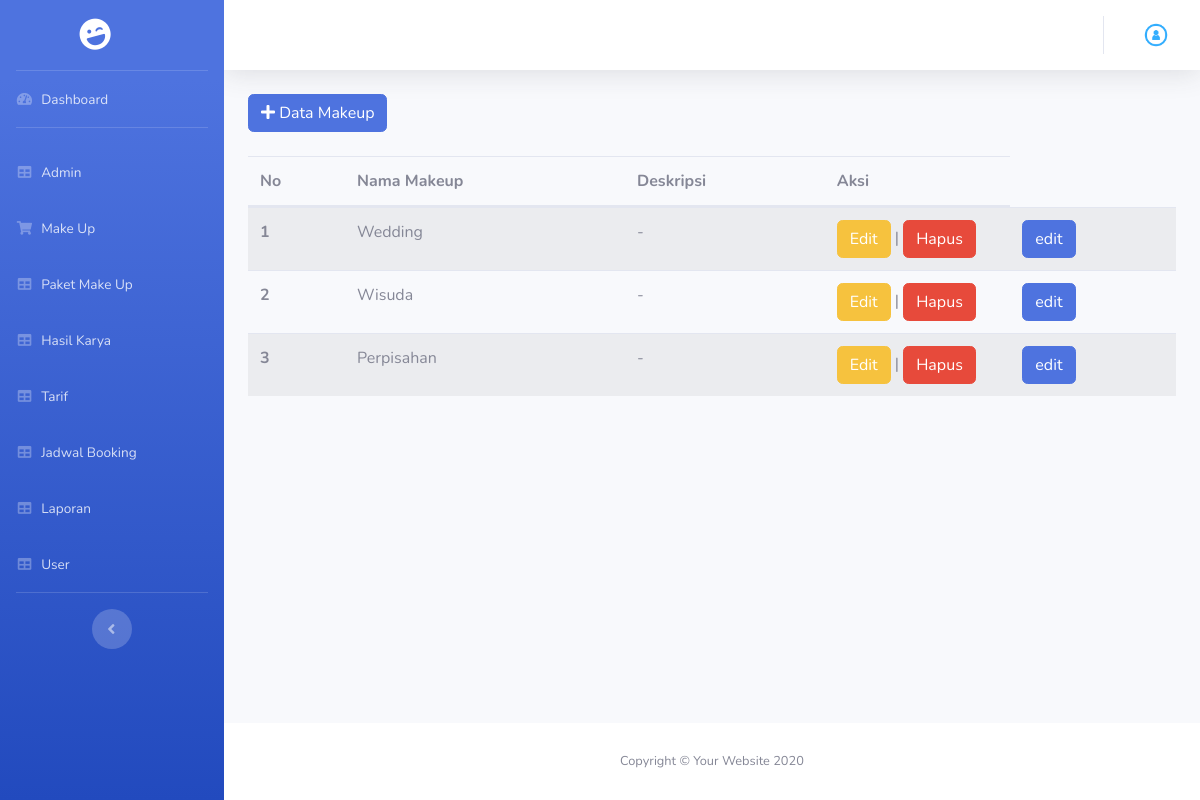
Page /index.php/admin/makeup on the committed database.
### tables this page shows
CREATE TABLE IF NOT EXISTS `tb_makeup` (
  `id_makeup` int(11) NOT NULL,
  `nm_makeup` varchar(50) NOT NULL,
  `deskripsi` text NOT NULL
);

### application/core/MY_Controller.php (called while the page is built, shortened)
<?php
class MY_Controller extends CI_Controller
{
	public function view_backend($view, $data = null)
	{
		$this->load->view('admin/templateBackend/header');
		$this->load->view('admin/templateBackend/sidebar');
		$this->load->view($view, $data);
		$this->load->view('admin/templateBackend/footer');
	}
}

### application/controllers/admin/Makeup.php (called while the page is built, shortened)
<?php
class Makeup extends MY_Controller
{
  public function index()
  {
    $data['makeup'] = $this->makeupModel->getAll();
    $this->view_backend('admin/makeup/makeup', $data);
  }
}

### index.php (called while the page is built, shortened)
<?php
require_once BASEPATH.'core/CodeIgniter.php';

### application/models/Backend/Makeup_Model.php (called while the page is built, shortened)
<?php defined('BASEPATH') or exit('No direct script access allowed');
class Makeup_Model extends CI_Model
{
    private $_table = "tb_makeup";
    public function getAll()
    {
        return $this->db->get($this->_table)->result();
    }
}

### application/views/admin/makeup/makeup.php (the view, shortened to what this page needs)
<div class="container">
	<div class="mb-4">
		<button data-toggle="modal" data-target="#tambah" class="btn btn-primary"><i class="fas fa-plus"></i> Data Makeup</button>
	</div>
	<table class="table table-striped" id="dataTable">
		<thead>
			<tr>
				<th scope="col">No</th>
				<th scope="col">Nama Makeup</th>
				<th scope="col">Deskripsi</th>
				<th scope="col">Aksi</th>
			</tr>
		</thead>
		<tbody>
			<?php
			foreach ($makeup as $no => $mu) {
			?>
				<tr>
					<th scope="row"><?php echo $no + 1; ?></th>
					<td><?php echo $mu->nm_makeup ?></td>
					<td><?php echo $mu->deskripsi ?></td>
					<td style="width: 20%;"><a href="<?php echo base_url('admin/makeup_edit/') . $mu->id_makeup ?>" class="btn btn-warning">Edit</a> | <a href="<?php echo base_url('admin/makeup_hapus/') . $mu->id_makeup ?>" class="btn btn-danger">Hapus</a></td>
					<td><button class="btn btn-primary" data-toggle="modal" data-target="#id<?php echo $mu->id_makeup ?>" type="button">edit</button></td>
				</tr>
			<?php } ?>
		</tbody>
	</table>
</div>

### rows in the picture
tb_makeup: nm_makeup "Wedding", deskripsi "-"
tb_makeup: nm_makeup "Wisuda", deskripsi "-"
tb_makeup: nm_makeup "Perpisahan", deskripsi "-"
